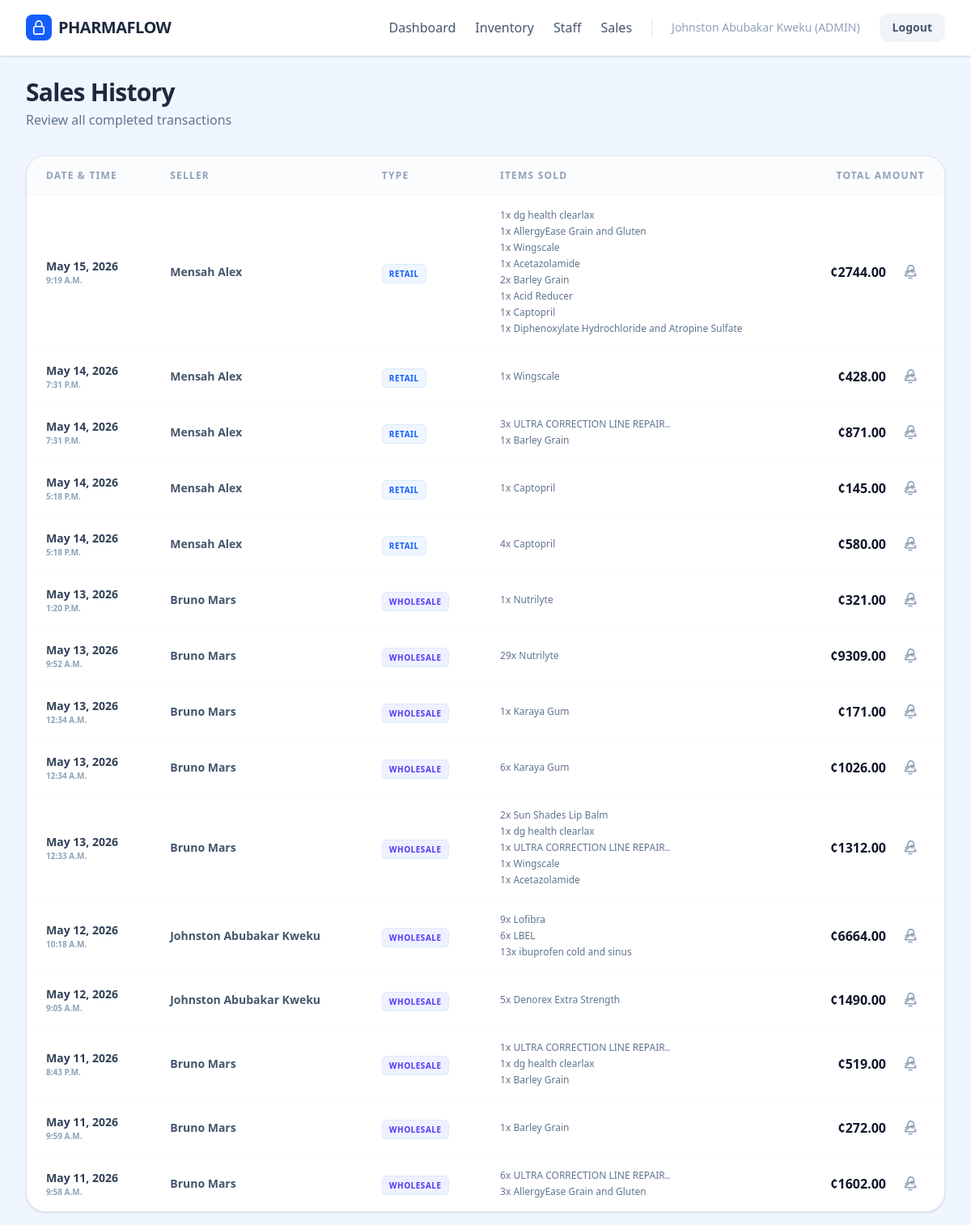
Before: /sales/history/ (signed in) with the older database file.
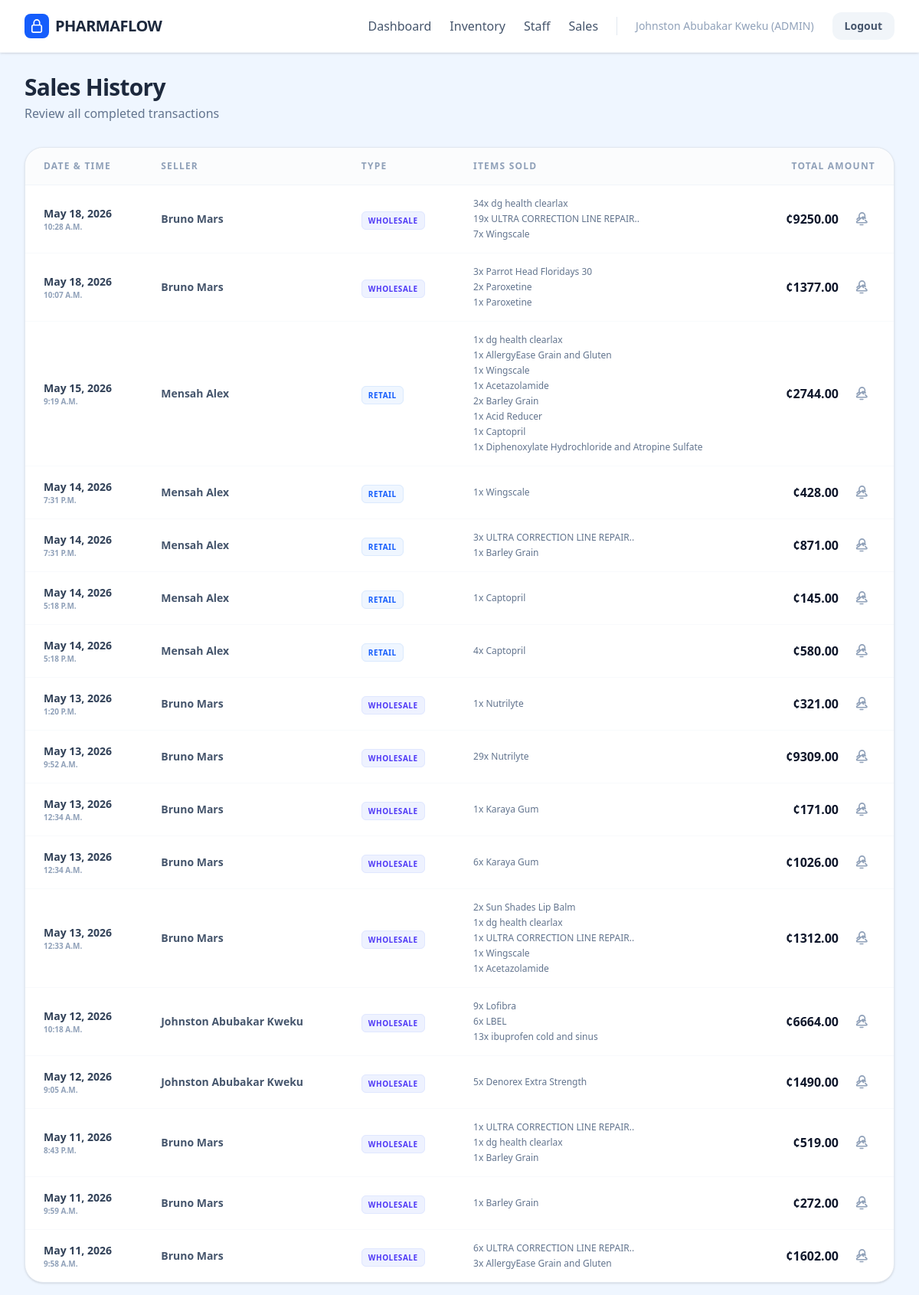
After: the same page with the newer database file.
### sales/models.py (models this page shows, shortened)
class Sale(models.Model):
    class SaleType(models.TextChoices):
        WHOLESALE = 'WHOLESALE', 'Wholesale'
        RETAIL = 'RETAIL', 'Retail'
    seller = models.ForeignKey(User, on_delete=models.PROTECT, related_name='sales')
    type = models.CharField(max_length=50, choices=SaleType.choices)
    total_cost = models.DecimalField(max_digits=10, decimal_places=2, editable=False, null=True)
    created_at = models.DateTimeField(auto_now_add=True)

class SaleItem(models.Model):
    sale = models.ForeignKey(Sale, on_delete=models.PROTECT)
    drug = models.ForeignKey(Drug, on_delete=models.PROTECT)
    quantity = models.PositiveIntegerField()
    total_cost = models.DecimalField(max_digits=12, decimal_places=2)

### accounts/models.py (models this page shows, shortened)
class User(AbstractUser):
    class UserRoles(models.TextChoices):
        ADMIN = 'ADMIN', 'Admin'
        MANAGER = 'MANAGER', 'Manager'
        WHOLESALER = 'WHOLESALER', 'Wholesaler'
        RETAILER = 'RETAILER', 'Retailer'
    full_name = models.CharField(max_length=100)
    role = models.CharField(
        max_length=50,
        choices=UserRoles.choices,
        null=False,
        blank=False
    )
    phone_number = models.CharField(max_length=15, blank=True, default='')
    def is_admin(self):
        return self.role == self.UserRoles.ADMIN

### inventory/models.py (models this page shows, shortened)
class Drug(models.Model):
    name = models.CharField(max_length=1000)
    description = models.TextField(null=True, blank=True)
    wholesale_price = models.DecimalField(decimal_places=2, max_digits=10)
    retail_price = models.DecimalField(decimal_places=2, max_digits=10)
    inventory = models.PositiveBigIntegerField(default=0)
    cost_price = models.DecimalField(max_digits=10, decimal_places=2, default=0.00)

### sales/views.py (the view)
# urls.py: path('history/', views.sales_list, name='sales_list'),
@login_required
@role_required('ADMIN', 'MANAGER')
def sales_list(request):
    sales = Sale.objects.all().order_by('-created_at')
    return render(request, 'sales/sales_list.html', {
        'sales': sales
    })

### sales/templates/sales/sales_list.html (shortened to what this page needs)
{% extends 'base.html' %}
{% load static %}
{% block content %}
<div class="w-full max-w-7xl mx-auto px-4">
    <div class="flex flex-col md:flex-row md:items-center justify-between gap-4 mb-8">
        <div>
            <h1 class="text-3xl font-black text-slate-800 tracking-tight">Sales History</h1>
            <p class="text-slate-500 font-medium mt-1">Review all completed transactions</p>
        </div>
    </div>
    <div class="bg-white border border-slate-200 rounded-3xl shadow-sm overflow-hidden">
        <div class="overflow-x-auto">
            <table class="w-full text-left border-collapse">
                <thead>
                    <tr class="bg-slate-50/50 border-b border-slate-100">
                        <th class="px-6 py-4 text-xs font-black text-slate-400 uppercase tracking-widest">Date & Time</th>
                        <th class="px-6 py-4 text-xs font-black text-slate-400 uppercase tracking-widest">Seller</th>
                        <th class="px-6 py-4 text-xs font-black text-slate-400 uppercase tracking-widest">Type</th>
                        <th class="px-6 py-4 text-xs font-black text-slate-400 uppercase tracking-widest">Items Sold</th>
                        <th class="px-6 py-4 text-xs font-black text-slate-400 uppercase tracking-widest text-right">Total Amount</th>
                    </tr>
                </thead>
                <tbody class="divide-y divide-slate-50">
                    {% for sale in sales %}
                        <tr class="hover:bg-slate-50/80 transition-colors group">
                            <td class="px-6 py-4">
                                <div class="flex flex-col">
                                    <span class="text-sm font-bold text-slate-700">{{ sale.created_at|date:"M d, Y" }}</span>
                                    <span class="text-[10px] text-slate-400 font-bold uppercase">{{ sale.created_at|date:"P" }}</span>
                                </div>
                            </td>
                            <td class="px-6 py-4 font-semibold text-slate-600 text-sm">{{ sale.seller.full_name }}</td>
                            <td class="px-6 py-4">
                                {% if sale.type == 'RETAIL' %}
                                    <span class="bg-blue-50 text-blue-600 px-2 py-1 rounded-md text-[10px] font-bold uppercase tracking-wider border border-blue-100">Retail</span>
                                {% else %}
                                    <span class="bg-indigo-50 text-indigo-600 px-2 py-1 rounded-md text-[10px] font-bold uppercase tracking-wider border border-indigo-100">Wholesale</span>
                                {% endif %}
                            </td>
                            <td class="px-6 py-4">
                                <div class="flex flex-col gap-1">
                                    {% for item in sale.saleitem_set.all %}
                                        <span class="text-xs text-slate-500 font-medium">{{ item.quantity }}x {{ item.drug.name }}</span>
                                    {% endfor %}
                                </div>
                            </td>
                            <td class="px-6 py-4 text-right">
                                <div class="flex items-center justify-end gap-3">
                                    <span class="text-base font-black text-slate-900">¢{{ sale.total_cost }}</span>
                                    <a href="{% url 'sales:generate_receipt' sale.id %}" target="_blank" class="p-2 text-slate-400 hover:text-blue-600 hover:bg-blue-50 rounded-lg transition-all" title="Print Receipt">
                                    </a>
                                </div>
                            </td>
                        </tr>
                    {% endfor %}
                </tbody>
            </table>
        </div>
    </div>
</div>
{% endblock content %}

Changed rows visible on the page:
added Sale: created_at "May 18, 2026", created_at "10:28 A.M.", seller.full_name "Bruno Mars", type "WHOLESALE", total_cost "9250.00"
added SaleItem: quantity "34", drug.name "dg health clearlax", shown under "May 18, 2026"
added SaleItem: quantity "19", drug.name "ULTRA CORRECTION LINE REPAIR..", shown under "May 18, 2026"
added SaleItem: quantity "7", drug.name "Wingscale", shown under "May 18, 2026"
added Sale: created_at "May 18, 2026", created_at "10:07 A.M.", seller.full_name "Bruno Mars", type "WHOLESALE", total_cost "1377.00"
added SaleItem: quantity "3", drug.name "Parrot Head Floridays 30", shown under "May 18, 2026"
added SaleItem: quantity "2", drug.name "Paroxetine", shown under "May 18, 2026"
added SaleItem: quantity "1", drug.name "Paroxetine", shown under "May 18, 2026"
